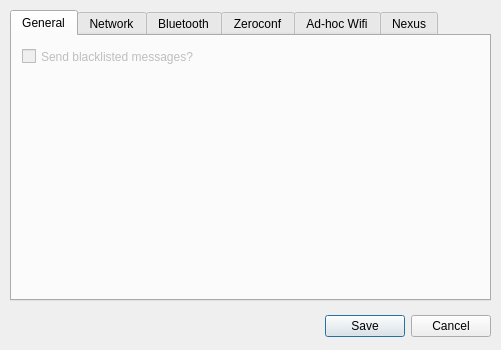
<?xml version="1.0" encoding="UTF-8"?>
<ui version="4.0">
 <class>FluidNexusPreferences</class>
 <widget class="QDialog" name="FluidNexusPreferences">
  <property name="geometry">
   <rect>
    <x>0</x>
    <y>0</y>
    <width>501</width>
    <height>350</height>
   </rect>
  </property>
  <property name="windowTitle">
   <string>Fluid Nexus Preferences</string>
  </property>
  <property name="windowIcon">
   <iconset resource="res/FluidNexus.qrc">
    <normaloff>:/icons/icons/fluid_nexus_icon.png</normaloff>:/icons/icons/fluid_nexus_icon.png</iconset>
  </property>
  <widget class="QDialogButtonBox" name="buttonBox">
   <property name="geometry">
    <rect>
     <x>150</x>
     <y>310</y>
     <width>341</width>
     <height>32</height>
    </rect>
   </property>
   <property name="orientation">
    <enum>Qt::Horizontal</enum>
   </property>
   <property name="standardButtons">
    <set>QDialogButtonBox::Cancel|QDialogButtonBox::Save</set>
   </property>
  </widget>
  <widget class="QTabWidget" name="FluidNexusPreferencesTabWidget">
   <property name="enabled">
    <bool>true</bool>
   </property>
   <property name="geometry">
    <rect>
     <x>10</x>
     <y>10</y>
     <width>481</width>
     <height>291</height>
    </rect>
   </property>
   <property name="currentIndex">
    <number>0</number>
   </property>
   <widget class="QWidget" name="generalTab">
    <attribute name="title">
     <string>General</string>
    </attribute>
    <widget class="QCheckBox" name="sendBlacklistedMessagesCheckbox">
     <property name="enabled">
      <bool>false</bool>
     </property>
     <property name="geometry">
      <rect>
       <x>10</x>
       <y>10</y>
       <width>221</width>
       <height>21</height>
      </rect>
     </property>
     <property name="text">
      <string>Send blacklisted messages?</string>
     </property>
    </widget>
   </widget>
   <widget class="QWidget" name="networkTab">
    <attribute name="title">
     <string>Network</string>
    </attribute>
    <widget class="QWidget" name="formLayoutWidget">
     <property name="geometry">
      <rect>
       <x>10</x>
       <y>10</y>
       <width>393</width>
       <height>231</height>
      </rect>
     </property>
     <layout class="QFormLayout" name="networkFormLayout">
      <property name="fieldGrowthPolicy">
       <enum>QFormLayout::ExpandingFieldsGrow</enum>
      </property>
      <item row="0" column="1">
       <widget class="QCheckBox" name="bluetoothEnabled">
        <property name="toolTip">
         <string>Whether or not the Bluetooth client/server is enabled</string>
        </property>
        <property name="text">
         <string>Bluetooth</string>
        </property>
       </widget>
      </item>
      <item row="1" column="1">
       <widget class="QCheckBox" name="zeroconfEnabled">
        <property name="enabled">
         <bool>true</bool>
        </property>
        <property name="text">
         <string>Zeroconf</string>
        </property>
       </widget>
      </item>
      <item row="2" column="1">
       <widget class="QCheckBox" name="adhocEnabled">
        <property name="enabled">
         <bool>false</bool>
        </property>
        <property name="text">
         <string>Ad-hoc Wifi</string>
        </property>
       </widget>
      </item>
      <item row="3" column="1">
       <widget class="QPlainTextEdit" name="networkInfo">
        <property name="palette">
         <palette>
          <active>
           <colorrole role="Base">
            <brush brushstyle="SolidPattern">
             <color alpha="0">
              <red>255</red>
              <green>255</green>
              <blue>255</blue>
             </color>
            </brush>
           </colorrole>
          </active>
          <inactive>
           <colorrole role="Base">
            <brush brushstyle="SolidPattern">
             <color alpha="0">
              <red>255</red>
              <green>255</green>
              <blue>255</blue>
             </color>
            </brush>
           </colorrole>
          </inactive>
          <disabled>
           <colorrole role="Base">
            <brush brushstyle="SolidPattern">
             <color alpha="255">
              <red>244</red>
              <green>244</green>
              <blue>244</blue>
             </color>
            </brush>
           </colorrole>
          </disabled>
         </palette>
        </property>
        <property name="frameShape">
         <enum>QFrame::NoFrame</enum>
        </property>
        <property name="frameShadow">
         <enum>QFrame::Plain</enum>
        </property>
        <property name="plainText">
         <string>If you make changes to these values you must restart the program for the changes to take effect.</string>
        </property>
       </widget>
      </item>
     </layout>
    </widget>
   </widget>
   <widget class="QWidget" name="bluetoothTab">
    <attribute name="title">
     <string>Bluetooth</string>
    </attribute>
    <widget class="QWidget" name="formLayoutWidget_2">
     <property name="geometry">
      <rect>
       <x>9</x>
       <y>9</y>
       <width>391</width>
       <height>241</height>
      </rect>
     </property>
     <layout class="QFormLayout" name="formLayout">
      <item row="0" column="0">
       <widget class="QLabel" name="scanFrequencyLabel">
        <property name="text">
         <string>Scan Frequency:</string>
        </property>
       </widget>
      </item>
      <item row="0" column="1">
       <widget class="QComboBox" name="bluetoothScanFrequency">
        <property name="sizePolicy">
         <sizepolicy hsizetype="Expanding" vsizetype="Fixed">
          <horstretch>0</horstretch>
          <verstretch>0</verstretch>
         </sizepolicy>
        </property>
        <property name="toolTip">
         <string>How often to scan for nearby devices.  Lower values will severely impact battery life.</string>
        </property>
        <item>
         <property name="text">
          <string comment="5">5 seconds</string>
         </property>
        </item>
        <item>
         <property name="text">
          <string comment="10">10 seconds</string>
         </property>
        </item>
        <item>
         <property name="text">
          <string comment="30">30 seconds</string>
         </property>
        </item>
        <item>
         <property name="text">
          <string comment="60">1 minute</string>
         </property>
        </item>
        <item>
         <property name="text">
          <string comment="120">2 minutes</string>
         </property>
        </item>
        <item>
         <property name="text">
          <string comment="300">5 minutes</string>
         </property>
        </item>
        <item>
         <property name="text">
          <string comment="600">10 minutes</string>
         </property>
        </item>
        <item>
         <property name="text">
          <string comment="1200">20 minutes</string>
         </property>
        </item>
        <item>
         <property name="text">
          <string comment="1800">30 minutes</string>
         </property>
        </item>
        <item>
         <property name="text">
          <string comment="3600">1 hour</string>
         </property>
        </item>
       </widget>
      </item>
     </layout>
    </widget>
   </widget>
   <widget class="QWidget" name="zeroconfTab">
    <attribute name="title">
     <string>Zeroconf</string>
    </attribute>
    <widget class="QWidget" name="formLayoutWidget_3">
     <property name="geometry">
      <rect>
       <x>9</x>
       <y>9</y>
       <width>391</width>
       <height>241</height>
      </rect>
     </property>
     <layout class="QFormLayout" name="formLayout_2">
      <item row="0" column="0">
       <widget class="QLabel" name="zeroconfScanFrequencyLabel">
        <property name="text">
         <string>Scan Frequency:</string>
        </property>
       </widget>
      </item>
      <item row="0" column="1">
       <widget class="QComboBox" name="zeroconfScanFrequency">
        <property name="sizePolicy">
         <sizepolicy hsizetype="Expanding" vsizetype="Fixed">
          <horstretch>0</horstretch>
          <verstretch>0</verstretch>
         </sizepolicy>
        </property>
        <property name="toolTip">
         <string>How often to scan for nearby devices.  Lower values will severely impact battery life.</string>
        </property>
        <item>
         <property name="text">
          <string comment="5">5 seconds</string>
         </property>
        </item>
        <item>
         <property name="text">
          <string comment="10">10 seconds</string>
         </property>
        </item>
        <item>
         <property name="text">
          <string comment="30">30 seconds</string>
         </property>
        </item>
        <item>
         <property name="text">
          <string comment="60">1 minute</string>
         </property>
        </item>
        <item>
         <property name="text">
          <string comment="120">2 minutes</string>
         </property>
        </item>
        <item>
         <property name="text">
          <string comment="300">5 minutes</string>
         </property>
        </item>
        <item>
         <property name="text">
          <string comment="600">10 minutes</string>
         </property>
        </item>
        <item>
         <property name="text">
          <string comment="1200">20 minutes</string>
         </property>
        </item>
        <item>
         <property name="text">
          <string comment="1800">30 minutes</string>
         </property>
        </item>
        <item>
         <property name="text">
          <string comment="3600">1 hour</string>
         </property>
        </item>
       </widget>
      </item>
     </layout>
    </widget>
   </widget>
   <widget class="QWidget" name="adhocWifiTab">
    <attribute name="title">
     <string>Ad-hoc Wifi</string>
    </attribute>
   </widget>
   <widget class="QWidget" name="tab">
    <attribute name="title">
     <string>Nexus</string>
    </attribute>
   </widget>
  </widget>
 </widget>
 <resources>
  <include location="res/FluidNexus.qrc"/>
 </resources>
 <connections>
  <connection>
   <sender>buttonBox</sender>
   <signal>accepted()</signal>
   <receiver>FluidNexusPreferences</receiver>
   <slot>accept()</slot>
   <hints>
    <hint type="sourcelabel">
     <x>308</x>
     <y>324</y>
    </hint>
    <hint type="destinationlabel">
     <x>157</x>
     <y>274</y>
    </hint>
   </hints>
  </connection>
  <connection>
   <sender>buttonBox</sender>
   <signal>rejected()</signal>
   <receiver>FluidNexusPreferences</receiver>
   <slot>reject()</slot>
   <hints>
    <hint type="sourcelabel">
     <x>376</x>
     <y>330</y>
    </hint>
    <hint type="destinationlabel">
     <x>286</x>
     <y>274</y>
    </hint>
   </hints>
  </connection>
  <connection>
   <sender>bluetoothScanFrequency</sender>
   <signal>activated(int)</signal>
   <receiver>FluidNexusPreferences</receiver>
   <slot>bluetoothScanFrequencyChanged(int)</slot>
   <hints>
    <hint type="sourcelabel">
     <x>169</x>
     <y>61</y>
    </hint>
    <hint type="destinationlabel">
     <x>444</x>
     <y>173</y>
    </hint>
   </hints>
  </connection>
  <connection>
   <sender>bluetoothEnabled</sender>
   <signal>stateChanged(int)</signal>
   <receiver>FluidNexusPreferences</receiver>
   <slot>bluetoothChanged(int)</slot>
   <hints>
    <hint type="sourcelabel">
     <x>90</x>
     <y>63</y>
    </hint>
    <hint type="destinationlabel">
     <x>-1</x>
     <y>83</y>
    </hint>
   </hints>
  </connection>
  <connection>
   <sender>zeroconfEnabled</sender>
   <signal>stateChanged(int)</signal>
   <receiver>FluidNexusPreferences</receiver>
   <slot>zeroconfChanged(int)</slot>
   <hints>
    <hint type="sourcelabel">
     <x>100</x>
     <y>86</y>
    </hint>
    <hint type="destinationlabel">
     <x>-1</x>
     <y>160</y>
    </hint>
   </hints>
  </connection>
  <connection>
   <sender>zeroconfScanFrequency</sender>
   <signal>activated(int)</signal>
   <receiver>FluidNexusPreferences</receiver>
   <slot>zeroconfScanFrequencyChanged(int)</slot>
   <hints>
    <hint type="sourcelabel">
     <x>183</x>
     <y>64</y>
    </hint>
    <hint type="destinationlabel">
     <x>450</x>
     <y>125</y>
    </hint>
   </hints>
  </connection>
 </connections>
 <slots>
  <slot>bluetoothScanFrequencyChanged(int)</slot>
  <slot>bluetoothChanged(int)</slot>
  <slot>zeroconfChanged(int)</slot>
  <slot>zeroconfScanFrequencyChanged(int)</slot>
 </slots>
</ui>
